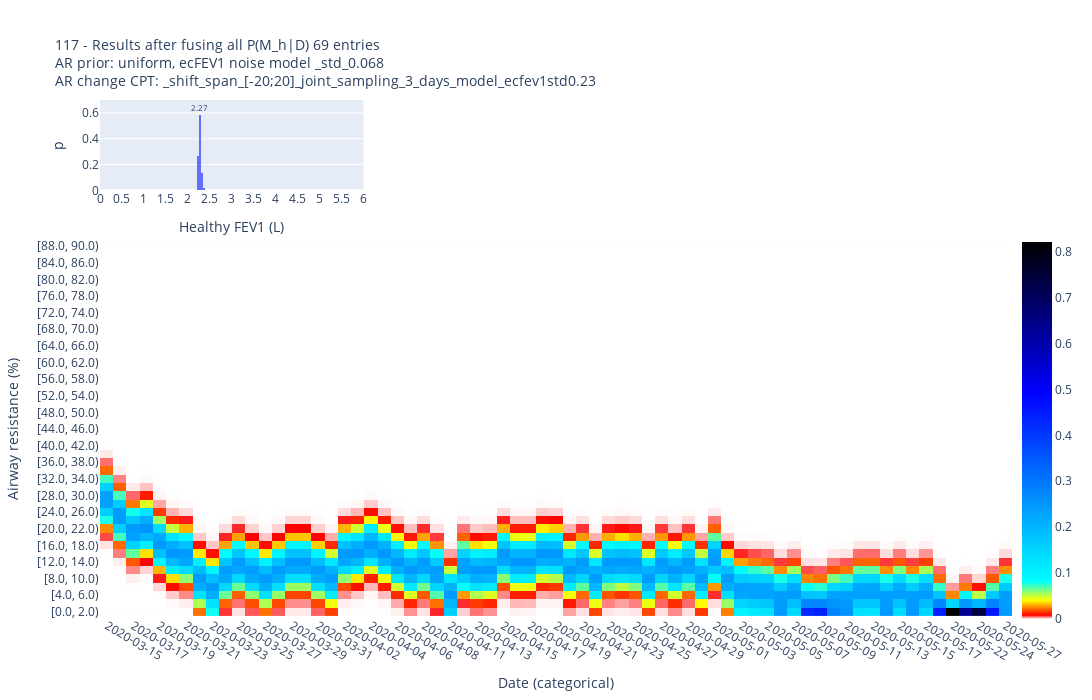

The cell this chart's notebook holds for it:
### Code cell
df_for_ID = df[df.ID == "117"]

dftmp, _, _ = dh.find_longest_consec_series(df_for_ID)

ecfef2575_cols = [
    "ecFEF2575%ecFEV1",
    "idx ecFEF2575%ecFEV1",
    "idx ecFEF25-75 % ecFEV1 (%)",
]
ecfev1_cols = [
    "ecFEV1",
    "idx ecFEV1 (L)",
]

# obs = "ecFEV1, ecFEF25-75"
obs = "ecFEV1"
dftmp[ecfef2575_cols] = np.nan
# obs = "no obs"
# dftmp[ecfev1_cols + ecfef2575_cols] = np.nan


(
    fig,
    p_M_given_D,
    log_p_D_given_M,
    AR_given_M_and_D,
    AR_given_M_and_all_D,
    res_dict,
) = algs.run_long_noise_model_through_time(
    dftmp,
    ar_prior="uniform",
    # ar_prior="uniform message to HFEV1",
    # ar_prior="breathe (2 days model, ecFEV1 addmultnoise, ecFEF25-75)",
    ar_change_cpt_suffix="_shift_span_[-20;20]_joint_sampling_3_days_model_ecfev1std0.068",
    # ar_change_cpt_suffix="_shift_span_[-20;20]_joint_sampling_3_days_model_ecfev1std0.23",
    ecfev1_noise_model_suffix="_std_0.068",
    fef2575_cpt_suffix="",
    # save=True
)
dftmp.head()

### Figure 1 — Plotly figure (JSON) as saved in the notebook; plotly's stock layout.template omitted (floating-point values rounded to 4 significant figures; data arrays with more than 128 entries replaced by an {"elided": "..."} marker saying what was removed)
{"data": [{"histfunc": "sum", "type": "histogram", "x": [1, 1.05, 1.1, 1.15, 1.2, 1.25, 1.3, 1.35, 1.4, 1.45, 1.5, 1.55, 1.6, 1.65, 1.7, 1.75, 1.8, 1.85, 1.9, 1.95, 2.0, 2.05, 2.1, 2.15, 2.2, 2.25, 2.3, 2.35, 2.4, 2.45, 2.5, 2.55, 2.6, 2.65, 2.7, 2.75, 2.8, 2.85, 2.9, 2.95, 3.0, 3.05, 3.1, 3.15, 3.2, 3.25, 3.3, 3.35, 3.4, 3.45, 3.5, 3.55, 3.6, 3.65, 3.7, 3.75, 3.8, 3.85, 3.9, 3.95, 4.0, 4.05, 4.1, 4.15, 4.2, 4.25, 4.3, 4.35, 4.4, 4.45, 4.5, 4.55, 4.6, 4.65, 4.7, 4.75, 4.8, 4.85, 4.9, 4.95, 5.0, 5.05, 5.1, 5.15, 5.2, 5.25, 5.3, 5.35, 5.4, 5.45, 5.5, 5.55, 5.6, 5.65, 5.7, 5.75, 5.8, 5.85, 5.9, 5.95], "xaxis": "x", "xbins": {"end": 6, "size": 0.05, "start": 0}, "y": [0, 0, 0, 0, 0, 0, 0, 0, 0, 0, 0, 0, 0, 0, 0, 1.14e-291, 1.52e-214, 2.075e-151, 1.674e-101, 7.827e-64, 4.268e-37, 1.458e-19, 4.082e-09, 0.001318, 0.2627, 0.5843, 0.1358, 0.01436, 0.001385, 0.0001594, 2.672e-05, 6.627e-06, 1.899e-06, 5.88e-07, 2.19e-07, 8.598e-08, 3.424e-08, 1.402e-08, 5.66e-09, 2.413e-09, 9.48e-10, 4.045e-10, 1.573e-10, 6.571e-11, 2.537e-11, 1.033e-11, 3.979e-12, 1.568e-12, 6.044e-13, 2.283e-13, 8.829e-14, 3.247e-14, 1.221e-14, 4.48e-15, 1.627e-15, 5.891e-16, 2.082e-16, 7.364e-17, 2.557e-17, 8.792e-18, 3.009e-18, 1.003e-18, 3.355e-19, 1.088e-19, 3.552e-20, 1.128e-20, 3.563e-21, 1.106e-21, 3.394e-22, 1.026e-22, 3.064e-23, 8.978e-24, 2.611e-24, 7.455e-25, 2.074e-25, 5.915e-26, 1.529e-26, 4.442e-27, 1.083e-27, 2.97e-28, 7.621e-29, 1.81e-29, 4.967e-30, 1.107e-30, 2.75e-31, 6.66e-32, 1.471e-32, 3.47e-33, 7.755e-34, 1.686e-34, 3.69e-35, 7.853e-36, 1.645e-36, 3.358e-37, 6.742e-38, 1.357e-38, 2.626e-39, 4.934e-40, 9.434e-41, 1.741e-41], "yaxis": "y"}, {"coloraxis": "coloraxis", "type": "heatmap", "x": ["2020-03-15", "2020-03-16", "2020-03-17", "2020-03-18", "2020-03-19", "2020-03-20", "2020-03-21", "2020-03-22", "2020-03-23", "2020-03-24", "2020-03-25", "2020-03-26", "2020-03-27", "2020-03-28", "2020-03-29", "2020-03-30", "2020-03-31", "2020-04-01", "2020-04-02", "2020-04-03", "2020-04-04", "2020-04-05", "2020-04-06", "2020-04-07", "2020-04-08", "2020-04-10", "2020-04-11", "2020-04-12", "2020-04-13", "2020-04-14", "2020-04-15", "2020-04-16", "2020-04-17", "2020-04-18", "2020-04-19", "2020-04-20", "2020-04-21", "2020-04-22", "2020-04-23", "2020-04-24", "2020-04-25", "2020-04-26", "2020-04-27", "2020-04-28", "2020-04-29", "2020-04-30", "2020-05-01", "2020-05-02", "2020-05-03", "2020-05-04", "2020-05-05", "2020-05-06", "2020-05-07", "2020-05-08", "2020-05-09", "2020-05-10", "2020-05-11", "2020-05-12", "2020-05-13", "2020-05-14", "2020-05-15", "2020-05-16", "2020-05-17", "2020-05-19", "2020-05-22", "2020-05-23", "2020-05-24", "2020-05-26", "2020-05-27"], "xaxis": "x2", "y": ["[0.0, 2.0)", "[2.0, 4.0)", "[4.0, 6.0)", "[6.0, 8.0)", "[8.0, 10.0)", "[10.0, 12.0)", "[12.0, 14.0)", "[14.0, 16.0)", "[16.0, 18.0)", "[18.0, 20.0)", "[20.0, 22.0)", "[22.0, 24.0)", "[24.0, 26.0)", "[26.0, 28.0)", "[28.0, 30.0)", "[30.0, 32.0)", "[32.0, 34.0)", "[34.0, 36.0)", "[36.0, 38.0)", "[38.0, 40.0)", "[40.0, 42.0)", "[42.0, 44.0)", "[44.0, 46.0)", "[46.0, 48.0)", "[48.0, 50.0)", "[50.0, 52.0)", "[52.0, 54.0)", "[54.0, 56.0)", "[56.0, 58.0)", "[58.0, 60.0)", "[60.0, 62.0)", "[62.0, 64.0)", "[64.0, 66.0)", "[66.0, 68.0)", "[68.0, 70.0)", "[70.0, 72.0)", "[72.0, 74.0)", "[74.0, 76.0)", "[76.0, 78.0)", "[78.0, 80.0)", "[80.0, 82.0)", "[82.0, 84.0)", "[84.0, 86.0)", "[86.0, 88.0)", "[88.0, 90.0)"], "yaxis": "y2", "z": {"elided": "45x69 float values"}}], "layout": {"annotations": [{"font": {"size": 8}, "showarrow": false, "text": "2.27", "x": 2.27, "xref": "x", "y": 0.6427, "yref": "y"}], "coloraxis": {"colorbar": {"len": 0.77, "x": 1, "y": 0.36}, "colorscale": [[0, "white"], [0.01, "red"], [0.05, "yellow"], [0.1, "cyan"], [0.6, "blue"], [1, "black"]]}, "font": {"size": 12}, "height": 700, "title": {"font": {"size": 14}, "text": "117 - Results after fusing all P(M_h|D) 69 entries<br>AR prior: uniform, ecFEV1 noise model _std_0.068<br>AR change CPT: _shift_span_[-20;20]_joint_sampling_3_days_model_ecfev1std0.23"}, "width": 1200, "xaxis": {"anchor": "y", "domain": [0, 0.2889], "nticks": 20, "range": [0, 6], "title": {"text": "Healthy FEV1 (L)"}}, "xaxis2": {"anchor": "y2", "domain": [0, 1], "nticks": 50, "title": {"text": "Date (categorical)"}, "type": "category"}, "yaxis": {"anchor": "x", "domain": [0.825, 1], "title": {"text": "p"}}, "yaxis2": {"anchor": "x2", "domain": [0, 0.725], "title": {"text": "Airway resistance (%)"}}}}
